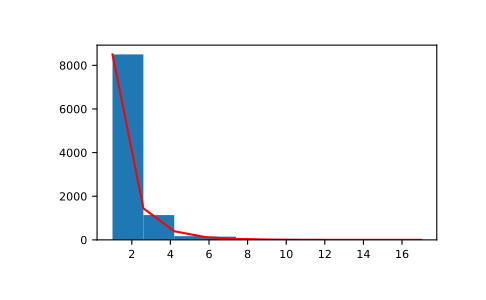

Here is the Python script that generated this plot:
# Draw samples from the distribution:

a = .6
s = np.random.logseries(a, 10000)
import matplotlib.pyplot as plt
count, bins, ignored = plt.hist(s)

# #   plot against distribution

def logseries(k, p):
    return -p**k/(k*np.log(1-p))
plt.plot(bins, logseries(bins, a)*count.max()/
         logseries(bins, a).max(), 'r')
plt.show()
